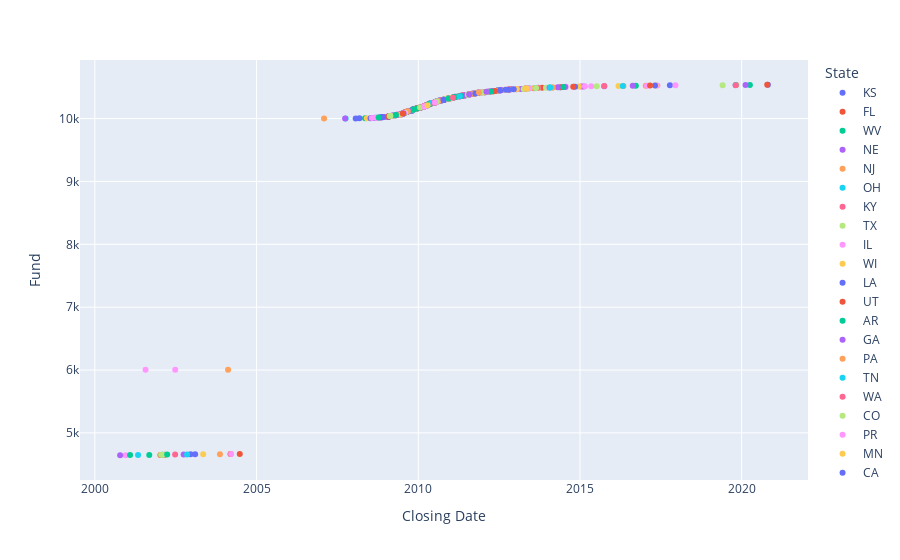

The notebook cell this image was saved under:
### Code cell
px.scatter(data_frame = df, x= 'Closing Date' , y='Fund', color='State')

### Figure 1 — Plotly figure (JSON) as saved in the notebook; plotly's stock layout.template omitted (floating-point values rounded to 4 significant figures)
{"data": [{"hovertemplate": "State=KS<br>Closing Date=%{x}<br>Fund=%{y}<extra></extra>", "legendgroup": "KS", "marker": {"color": "#636efa", "symbol": "circle"}, "mode": "markers", "name": "KS", "orientation": "v", "showlegend": true, "type": "scatter", "x": ["2020-10-23T00:00:00", "2017-10-13T00:00:00", "2012-07-20T00:00:00", "2011-08-12T00:00:00", "2010-10-22T00:00:00", "2010-10-15T00:00:00", "2010-07-23T00:00:00", "2009-12-11T00:00:00", "2009-06-19T00:00:00", "2009-03-20T00:00:00", "2008-08-22T00:00:00"], "xaxis": "x", "y": [10538, 10529, 10452, 10388, 10302, 10298, 10269, 10160, 10066, 10046, 10011], "yaxis": "y"}, {"hovertemplate": "State=FL<br>Closing Date=%{x}<br>Fund=%{y}<extra></extra>", "legendgroup": "FL", "marker": {"color": "#EF553B", "symbol": "circle"}, "mode": "markers", "name": "FL", "orientation": "v", "showlegend": true, "type": "scatter", "x": ["2020-10-16T00:00:00", "2015-01-16T00:00:00", "2014-06-20T00:00:00", "2013-10-30T00:00:00", "2013-08-02T00:00:00", "2013-04-19T00:00:00", "2013-04-19T00:00:00", "2012-11-02T00:00:00", "2012-10-19T00:00:00", "2012-10-19T00:00:00", "2012-07-20T00:00:00", "2012-06-15T00:00:00", "2012-05-04T00:00:00", "2012-01-27T00:00:00", "2012-01-20T00:00:00", "2011-12-16T00:00:00", "2011-10-21T00:00:00", "2011-09-09T00:00:00", "2011-08-19T00:00:00", "2011-07-22T00:00:00", "2011-07-22T00:00:00", "2011-07-15T00:00:00", "2011-06-17T00:00:00", "2011-05-06T00:00:00", "2011-04-29T00:00:00", "2011-04-29T00:00:00", "2011-02-11T00:00:00", "2011-01-07T00:00:00", "2010-12-17T00:00:00", "2010-11-19T00:00:00", "2010-10-22T00:00:00", "2010-10-22T00:00:00", "2010-10-01T00:00:00", "2010-09-24T00:00:00", "2010-09-10T00:00:00", "2010-08-20T00:00:00", "2010-08-20T00:00:00", "2010-07-30T00:00:00", "2010-07-30T00:00:00", "2010-07-23T00:00:00", "2010-07-16T00:00:00", "2010-07-16T00:00:00", "2010-07-16T00:00:00", "2010-06-25T00:00:00", "2010-05-28T00:00:00", "2010-05-28T00:00:00", "2010-05-28T00:00:00", "2010-05-07T00:00:00", "2010-04-16T00:00:00", "2010-04-16T00:00:00", "2010-04-16T00:00:00", "2010-03-26T00:00:00", "2010-03-12T00:00:00", "2010-03-05T00:00:00", "2010-02-19T00:00:00", "2010-01-29T00:00:00", "2010-01-22T00:00:00", "2009-12-18T00:00:00", "2009-12-11T00:00:00", "2009-11-20T00:00:00", "2009-11-13T00:00:00", "2009-11-13T00:00:00", "2009-10-23T00:00:00", "2009-10-23T00:00:00", "2009-10-23T00:00:00", "2009-08-07T00:00:00", "2009-08-07T00:00:00", "2009-07-31T00:00:00", "2009-05-21T00:00:00", "2009-02-13T00:00:00", "2009-01-30T00:00:00", "2008-10-31T00:00:00", "2008-08-01T00:00:00", "2004-03-12T00:00:00", "2002-03-01T00:00:00", "2002-01-11T00:00:00"], "xaxis": "x", "y": [10537, 10510, 10501, 10490, 10484, 10473, 10475, 10465, 10461, 10462, 10454, 10445, 10439, 10421, 10418, 10415, 10408, 10395, 10392, 10381, 10382, 10376, 10370, 10364, 10360, 10362, 10342, 10325, 10324, 10316, 10303, 10300, 10296, 10293, 10286, 10281, 10279, 10272, 10271, 10268, 10260, 10261, 10259, 10253, 10243, 10242, 10241, 10234, 10216, 10210, 10213, 10206, 10197, 10192, 10187, 10181, 10173, 10165, 10158, 10151, 10149, 10148, 10129, 10131, 10130, 10099, 10098, 10095, 10061, 10038, 10032, 10019, 10010, 4663, 4654, 4650], "yaxis": "y"}, {"hovertemplate": "State=WV<br>Closing Date=%{x}<br>Fund=%{y}<extra></extra>", "legendgroup": "WV", "marker": {"color": "#00cc96", "symbol": "circle"}, "mode": "markers", "name": "WV", "orientation": "v", "showlegend": true, "type": "scatter", "x": ["2020-04-03T00:00:00", "2008-09-19T00:00:00"], "xaxis": "x", "y": [10536, 10014], "yaxis": "y"}, {"hovertemplate": "State=NE<br>Closing Date=%{x}<br>Fund=%{y}<extra></extra>", "legendgroup": "NE", "marker": {"color": "#ab63fa", "symbol": "circle"}, "mode": "markers", "name": "NE", "orientation": "v", "showlegend": true, "type": "scatter", "x": ["2020-02-14T00:00:00", "2011-11-04T00:00:00", "2010-06-04T00:00:00", "2009-02-13T00:00:00"], "xaxis": "x", "y": [10535, 10410, 10248, 10039], "yaxis": "y"}, {"hovertemplate": "State=NJ<br>Closing Date=%{x}<br>Fund=%{y}<extra></extra>", "legendgroup": "NJ", "marker": {"color": "#FFA15A", "symbol": "circle"}, "mode": "markers", "name": "NJ", "orientation": "v", "showlegend": true, "type": "scatter", "x": ["2019-11-01T00:00:00", "2017-01-13T00:00:00", "2012-04-20T00:00:00", "2011-10-14T00:00:00", "2010-09-17T00:00:00", "2009-07-31T00:00:00", "2009-05-01T00:00:00", "2004-02-14T00:00:00"], "xaxis": "x", "y": [10534, 10523, 10433, 10403, 10290, 10097, 10058, 6006], "yaxis": "y"}, {"hovertemplate": "State=OH<br>Closing Date=%{x}<br>Fund=%{y}<extra></extra>", "legendgroup": "OH", "marker": {"color": "#19d3f3", "symbol": "circle"}, "mode": "markers", "name": "OH", "orientation": "v", "showlegend": true, "type": "scatter", "x": ["2019-10-25T00:00:00", "2014-05-23T00:00:00", "2010-09-17T00:00:00", "2010-03-19T00:00:00", "2009-12-04T00:00:00", "2009-07-31T00:00:00", "2007-10-04T00:00:00", "2002-02-01T00:00:00", "2001-05-03T00:00:00"], "xaxis": "x", "y": [10533, 10499, 10288, 10201, 10155, 10096, 10002, 4652, 4648], "yaxis": "y"}, {"hovertemplate": "State=KY<br>Closing Date=%{x}<br>Fund=%{y}<extra></extra>", "legendgroup": "KY", "marker": {"color": "#FF6692", "symbol": "circle"}, "mode": "markers", "name": "KY", "orientation": "v", "showlegend": true, "type": "scatter", "x": ["2019-10-25T00:00:00", "2013-04-19T00:00:00", "2009-09-18T00:00:00"], "xaxis": "x", "y": [10532, 10474, 10121], "yaxis": "y"}, {"hovertemplate": "State=TX<br>Closing Date=%{x}<br>Fund=%{y}<extra></extra>", "legendgroup": "TX", "marker": {"color": "#B6E880", "symbol": "circle"}, "mode": "markers", "name": "TX", "orientation": "v", "showlegend": true, "type": "scatter", "x": ["2019-05-31T00:00:00", "2013-12-13T00:00:00", "2013-09-13T00:00:00", "2011-09-30T00:00:00", "2010-02-19T00:00:00", "2009-10-30T00:00:00", "2009-10-30T00:00:00", "2009-10-30T00:00:00", "2009-08-21T00:00:00", "2009-07-02T00:00:00", "2008-12-12T00:00:00", "2008-11-07T00:00:00", "2002-01-18T00:00:00"], "xaxis": "x", "y": [10531, 10491, 10488, 10398, 10186, 10138, 10142, 10141, 10105, 10079, 10026, 10021, 4651], "yaxis": "y"}, {"hovertemplate": "State=IL<br>Closing Date=%{x}<br>Fund=%{y}<extra></extra>", "legendgroup": "IL", "marker": {"color": "#FF97FF", "symbol": "circle"}, "mode": "markers", "name": "IL", "orientation": "v", "showlegend": true, "type": "scatter", "x": ["2017-12-15T00:00:00", "2017-05-26T00:00:00", "2017-01-27T00:00:00", "2015-05-08T00:00:00", "2015-01-23T00:00:00", "2014-10-24T00:00:00", "2014-07-25T00:00:00", "2014-06-20T00:00:00", "2014-05-16T00:00:00", "2014-01-17T00:00:00", "2013-02-15T00:00:00", "2012-11-02T00:00:00", "2012-09-28T00:00:00", "2012-08-03T00:00:00", "2012-07-20T00:00:00", "2012-06-08T00:00:00", "2012-03-23T00:00:00", "2012-03-09T00:00:00", "2012-02-10T00:00:00", "2011-10-28T00:00:00", "2011-10-14T00:00:00", "2011-08-19T00:00:00", "2011-08-05T00:00:00", "2011-07-08T00:00:00", "2011-04-08T00:00:00", "2011-03-25T00:00:00", "2011-02-25T00:00:00", "2011-02-04T00:00:00", "2010-10-22T00:00:00", "2010-08-20T00:00:00", "2010-08-13T00:00:00", "2010-08-06T00:00:00", "2010-06-04T00:00:00", "2010-05-14T00:00:00", "2010-04-23T00:00:00", "2010-04-23T00:00:00", "2010-04-23T00:00:00", "2010-04-23T00:00:00", "2010-04-23T00:00:00", "2010-04-23T00:00:00", "2010-04-23T00:00:00", "2010-03-05T00:00:00", "2010-02-19T00:00:00", "2010-01-15T00:00:00", "2009-12-18T00:00:00", "2009-12-04T00:00:00", "2009-10-30T00:00:00", "2009-10-30T00:00:00", "2009-10-23T00:00:00", "2009-09-11T00:00:00", "2009-09-04T00:00:00", "2009-09-04T00:00:00", "2009-07-31T00:00:00", "2009-07-02T00:00:00", "2009-07-02T00:00:00", "2009-07-02T00:00:00", "2009-07-02T00:00:00", "2009-07-02T00:00:00", "2009-07-02T00:00:00", "2009-06-05T00:00:00", "2009-05-22T00:00:00", "2009-05-22T00:00:00", "2009-02-27T00:00:00", "2009-02-13T00:00:00", "2009-01-16T00:00:00", "2008-10-10T00:00:00", "2002-06-27T00:00:00", "2001-07-27T00:00:00", "2000-12-14T00:00:00"], "xaxis": "x", "y": [10530, 10528, 10524, 10514, 10511, 10507, 10505, 10502, 10498, 10492, 10470, 10464, 10459, 10456, 10453, 10442, 10431, 10429, 10424, 10409, 10402, 10390, 10386, 10374, 10352, 10350, 10347, 10337, 10301, 10284, 10277, 10276, 10246, 10236, 10224, 10223, 10221, 10222, 10220, 10219, 10218, 10191, 10184, 10170, 10166, 10154, 10140, 10137, 10128, 10117, 10115, 10113, 10094, 10074, 10078, 10073, 10075, 10077, 10076, 10064, 10063, 10062, 10042, 10037, 10028, 10017, 6005, 6004, 4646], "yaxis": "y"}, {"hovertemplate": "State=WI<br>Closing Date=%{x}<br>Fund=%{y}<extra></extra>", "legendgroup": "WI", "marker": {"color": "#FECB52", "symbol": "circle"}, "mode": "markers", "name": "WI", "orientation": "v", "showlegend": true, "type": "scatter", "x": ["2017-05-05T00:00:00", "2016-03-11T00:00:00", "2013-08-09T00:00:00", "2013-05-31T00:00:00", "2011-03-11T00:00:00", "2011-02-11T00:00:00", "2011-01-28T00:00:00", "2010-11-19T00:00:00", "2010-09-17T00:00:00", "2009-10-23T00:00:00", "2003-05-09T00:00:00"], "xaxis": "x", "y": [10527, 10518, 10485, 10478, 10348, 10339, 10332, 10315, 10291, 10132, 4661], "yaxis": "y"}, {"hovertemplate": "State=LA<br>Closing Date=%{x}<br>Fund=%{y}<extra></extra>", "legendgroup": "LA", "marker": {"color": "#636efa", "symbol": "circle"}, "mode": "markers", "name": "LA", "orientation": "v", "showlegend": true, "type": "scatter", "x": ["2017-04-28T00:00:00", "2011-11-18T00:00:00", "2010-03-12T00:00:00", "2002-12-17T00:00:00"], "xaxis": "x", "y": [10526, 10413, 10196, 4659], "yaxis": "y"}, {"hovertemplate": "State=UT<br>Closing Date=%{x}<br>Fund=%{y}<extra></extra>", "legendgroup": "UT", "marker": {"color": "#EF553B", "symbol": "circle"}, "mode": "markers", "name": "UT", "orientation": "v", "showlegend": true, "type": "scatter", "x": ["2017-03-03T00:00:00", "2011-11-04T00:00:00", "2010-03-19T00:00:00", "2010-03-05T00:00:00", "2010-01-15T00:00:00", "2009-05-01T00:00:00", "2009-01-30T00:00:00", "2004-06-25T00:00:00"], "xaxis": "x", "y": [10525, 10411, 10200, 10193, 10171, 10057, 10031, 4665], "yaxis": "y"}, {"hovertemplate": "State=AR<br>Closing Date=%{x}<br>Fund=%{y}<extra></extra>", "legendgroup": "AR", "marker": {"color": "#00cc96", "symbol": "circle"}, "mode": "markers", "name": "AR", "orientation": "v", "showlegend": true, "type": "scatter", "x": ["2016-09-23T00:00:00", "2010-12-17T00:00:00", "2008-05-09T00:00:00", "2001-09-07T00:00:00"], "xaxis": "x", "y": [10522, 10322, 10005, 4649], "yaxis": "y"}, {"hovertemplate": "State=GA<br>Closing Date=%{x}<br>Fund=%{y}<extra></extra>", "legendgroup": "GA", "marker": {"color": "#ab63fa", "symbol": "circle"}, "mode": "markers", "name": "GA", "orientation": "v", "showlegend": true, "type": "scatter", "x": ["2016-08-19T00:00:00", "2015-10-02T00:00:00", "2015-02-13T00:00:00", "2014-07-18T00:00:00", "2013-05-10T00:00:00", "2013-04-26T00:00:00", "2013-03-08T00:00:00", "2012-11-16T00:00:00", "2012-07-27T00:00:00", "2012-07-20T00:00:00", "2012-07-20T00:00:00", "2012-07-06T00:00:00", "2012-06-15T00:00:00", "2012-03-23T00:00:00", "2012-03-02T00:00:00", "2012-02-24T00:00:00", "2012-01-20T00:00:00", "2011-11-10T00:00:00", "2011-10-21T00:00:00", "2011-10-21T00:00:00", "2011-10-14T00:00:00", "2011-09-02T00:00:00", "2011-09-02T00:00:00", "2011-08-19T00:00:00", "2011-07-15T00:00:00", "2011-07-15T00:00:00", "2011-06-24T00:00:00", "2011-06-17T00:00:00", "2011-05-20T00:00:00", "2011-05-20T00:00:00", "2011-04-29T00:00:00", "2011-04-29T00:00:00", "2011-04-15T00:00:00", "2011-04-15T00:00:00", "2011-02-18T00:00:00", "2011-02-18T00:00:00", "2011-02-04T00:00:00", "2011-02-04T00:00:00", "2011-01-21T00:00:00", "2011-01-14T00:00:00", "2010-12-17T00:00:00", "2010-12-17T00:00:00", "2010-12-17T00:00:00", "2010-11-12T00:00:00", "2010-11-12T00:00:00", "2010-10-22T00:00:00", "2010-10-22T00:00:00", "2010-09-17T00:00:00", "2010-09-17T00:00:00", "2010-09-17T00:00:00", "2010-07-30T00:00:00", "2010-07-23T00:00:00", "2010-06-25T00:00:00", "2010-05-14T00:00:00", "2010-03-26T00:00:00", "2010-03-26T00:00:00", "2010-03-19T00:00:00", "2010-03-19T00:00:00", "2010-03-19T00:00:00", "2010-01-29T00:00:00", "2010-01-29T00:00:00", "2009-12-18T00:00:00", "2009-12-04T00:00:00", "2009-12-04T00:00:00", "2009-12-04T00:00:00", "2009-11-06T00:00:00", "2009-10-23T00:00:00", "2009-09-25T00:00:00", "2009-08-21T00:00:00", "2009-08-21T00:00:00", "2009-07-24T00:00:00", "2009-07-24T00:00:00", "2009-07-24T00:00:00", "2009-07-24T00:00:00", "2009-07-24T00:00:00", "2009-07-24T00:00:00", "2009-07-17T00:00:00", "2009-06-26T00:00:00", "2009-06-26T00:00:00", "2009-06-19T00:00:00", "2009-05-01T00:00:00", "2009-04-24T00:00:00", "2009-03-27T00:00:00", "2009-03-20T00:00:00", "2009-03-06T00:00:00", "2009-02-06T00:00:00", "2008-12-12T00:00:00", "2008-12-05T00:00:00", "2008-11-21T00:00:00", "2008-10-24T00:00:00", "2008-08-29T00:00:00", "2007-09-28T00:00:00", "2002-09-30T00:00:00"], "xaxis": "x", "y": [10521, 10516, 10512, 10504, 10481, 10476, 10471, 10466, 10455, 10450, 10451, 10448, 10446, 10430, 10428, 10426, 10419, 10412, 10406, 10407, 10404, 10393, 10394, 10391, 10377, 10378, 10372, 10371, 10366, 10365, 10363, 10361, 10355, 10353, 10344, 10345, 10338, 10336, 10329, 10327, 10323, 10319, 10320, 10312, 10313, 10304, 10305, 10292, 10289, 10287, 10274, 10265, 10251, 10238, 10208, 10207, 10202, 10199, 10198, 10180, 10179, 10164, 10153, 10157, 10152, 10145, 10127, 10122, 10108, 10107, 10088, 10087, 10085, 10090, 10089, 10086, 10084, 10069, 10068, 10067, 10059, 10053, 10048, 10047, 10044, 10036, 10027, 10025, 10022, 10018, 10012, 10001, 4657], "yaxis": "y"}, {"hovertemplate": "State=PA<br>Closing Date=%{x}<br>Fund=%{y}<extra></extra>", "legendgroup": "PA", "marker": {"color": "#FFA15A", "symbol": "circle"}, "mode": "markers", "name": "PA", "orientation": "v", "showlegend": true, "type": "scatter", "x": ["2016-05-06T00:00:00", "2014-02-28T00:00:00", "2012-10-26T00:00:00", "2012-01-20T00:00:00", "2011-08-18T00:00:00", "2010-12-10T00:00:00", "2010-11-19T00:00:00", "2009-08-14T00:00:00", "2007-02-02T00:00:00", "2003-11-14T00:00:00"], "xaxis": "x", "y": [10520, 10496, 10463, 10417, 10389, 10317, 10314, 10104, 10000, 4662], "yaxis": "y"}, {"hovertemplate": "State=TN<br>Closing Date=%{x}<br>Fund=%{y}<extra></extra>", "legendgroup": "TN", "marker": {"color": "#19d3f3", "symbol": "circle"}, "mode": "markers", "name": "TN", "orientation": "v", "showlegend": true, "type": "scatter", "x": ["2016-04-29T00:00:00", "2013-08-23T00:00:00", "2013-06-07T00:00:00", "2012-06-15T00:00:00", "2012-01-27T00:00:00", "2012-01-27T00:00:00", "2002-11-08T00:00:00"], "xaxis": "x", "y": [10519, 10486, 10483, 10447, 10420, 10423, 4658], "yaxis": "y"}, {"hovertemplate": "State=WA<br>Closing Date=%{x}<br>Fund=%{y}<extra></extra>", "legendgroup": "WA", "marker": {"color": "#FF6692", "symbol": "circle"}, "mode": "markers", "name": "WA", "orientation": "v", "showlegend": true, "type": "scatter", "x": ["2015-10-02T00:00:00", "2013-01-11T00:00:00", "2011-08-05T00:00:00", "2011-05-27T00:00:00", "2011-05-20T00:00:00", "2010-11-05T00:00:00", "2010-10-01T00:00:00", "2010-09-24T00:00:00", "2010-07-30T00:00:00", "2010-06-11T00:00:00", "2010-04-30T00:00:00", "2010-04-16T00:00:00", "2010-02-26T00:00:00", "2010-01-29T00:00:00", "2010-01-22T00:00:00", "2010-01-08T00:00:00", "2009-09-11T00:00:00", "2009-05-08T00:00:00", "2009-01-16T00:00:00"], "xaxis": "x", "y": [10517, 10468, 10387, 10368, 10367, 10309, 10295, 10294, 10275, 10249, 10228, 10212, 10189, 10178, 10172, 10168, 10119, 10060, 10029], "yaxis": "y"}, {"hovertemplate": "State=CO<br>Closing Date=%{x}<br>Fund=%{y}<extra></extra>", "legendgroup": "CO", "marker": {"color": "#B6E880", "symbol": "circle"}, "mode": "markers", "name": "CO", "orientation": "v", "showlegend": true, "type": "scatter", "x": ["2015-07-10T00:00:00", "2011-10-21T00:00:00", "2011-07-22T00:00:00", "2011-07-08T00:00:00", "2011-07-08T00:00:00", "2011-01-28T00:00:00", "2011-01-21T00:00:00", "2009-10-02T00:00:00", "2009-04-10T00:00:00", "2009-03-20T00:00:00"], "xaxis": "x", "y": [10515, 10405, 10380, 10375, 10373, 10334, 10331, 10123, 10050, 10045], "yaxis": "y"}, {"hovertemplate": "State=PR<br>Closing Date=%{x}<br>Fund=%{y}<extra></extra>", "legendgroup": "PR", "marker": {"color": "#FF97FF", "symbol": "circle"}, "mode": "markers", "name": "PR", "orientation": "v", "showlegend": true, "type": "scatter", "x": ["2015-02-27T00:00:00", "2010-04-30T00:00:00", "2010-04-30T00:00:00", "2010-04-30T00:00:00"], "xaxis": "x", "y": [10513, 10231, 10230, 10229], "yaxis": "y"}, {"hovertemplate": "State=MN<br>Closing Date=%{x}<br>Fund=%{y}<extra></extra>", "legendgroup": "MN", "marker": {"color": "#FECB52", "symbol": "circle"}, "mode": "markers", "name": "MN", "orientation": "v", "showlegend": true, "type": "scatter", "x": ["2014-12-19T00:00:00", "2013-01-18T00:00:00", "2012-09-07T00:00:00", "2012-04-27T00:00:00", "2012-02-24T00:00:00", "2012-01-27T00:00:00", "2011-10-07T00:00:00", "2011-04-15T00:00:00", "2010-12-17T00:00:00", "2010-07-23T00:00:00", "2010-05-21T00:00:00", "2010-05-07T00:00:00", "2010-03-19T00:00:00", "2010-02-05T00:00:00", "2010-01-29T00:00:00", "2010-01-15T00:00:00", "2009-11-06T00:00:00", "2009-10-23T00:00:00", "2009-10-02T00:00:00", "2009-09-11T00:00:00", "2009-08-28T00:00:00", "2009-06-26T00:00:00", "2008-05-30T00:00:00"], "xaxis": "x", "y": [10509, 10469, 10457, 10436, 10427, 10422, 10399, 10357, 10321, 10264, 10240, 10233, 10203, 10183, 10182, 10169, 10143, 10133, 10124, 10118, 10111, 10070, 10006], "yaxis": "y"}, {"hovertemplate": "State=CA<br>Closing Date=%{x}<br>Fund=%{y}<extra></extra>", "legendgroup": "CA", "marker": {"color": "#636efa", "symbol": "circle"}, "mode": "markers", "name": "CA", "orientation": "v", "showlegend": true, "type": "scatter", "x": ["2014-11-07T00:00:00", "2012-04-27T00:00:00", "2011-09-23T00:00:00", "2011-02-18T00:00:00", "2011-02-18T00:00:00", "2011-02-11T00:00:00", "2010-11-05T00:00:00", "2010-11-05T00:00:00", "2010-08-20T00:00:00", "2010-08-20T00:00:00", "2010-08-20T00:00:00", "2010-08-20T00:00:00", "2010-05-28T00:00:00", "2010-05-07T00:00:00", "2010-04-16T00:00:00", "2010-04-16T00:00:00", "2010-02-19T00:00:00", "2010-01-29T00:00:00", "2009-12-18T00:00:00", "2009-12-18T00:00:00", "2009-11-13T00:00:00", "2009-11-06T00:00:00", "2009-10-30T00:00:00", "2009-10-30T00:00:00", "2009-10-30T00:00:00", "2009-10-16T00:00:00", "2009-08-28T00:00:00", "2009-07-17T00:00:00", "2009-07-17T00:00:00", "2009-06-26T00:00:00", "2009-06-26T00:00:00", "2009-04-24T00:00:00", "2009-02-06T00:00:00", "2009-02-06T00:00:00", "2009-01-23T00:00:00", "2008-11-21T00:00:00", "2008-11-21T00:00:00", "2008-11-07T00:00:00", "2008-07-25T00:00:00", "2008-07-11T00:00:00", "2003-02-07T00:00:00"], "xaxis": "x", "y": [10508, 10437, 10397, 10346, 10343, 10340, 10307, 10310, 10285, 10282, 10278, 10283, 10244, 10232, 10217, 10214, 10185, 10177, 10167, 10161, 10150, 10147, 10139, 10134, 10135, 10126, 10110, 10082, 10083, 10072, 10071, 10054, 10034, 10035, 10030, 10024, 10023, 10020, 10009, 10007, 4660], "yaxis": "y"}, {"hovertemplate": "State=MD<br>Closing Date=%{x}<br>Fund=%{y}<extra></extra>", "legendgroup": "MD", "marker": {"color": "#EF553B", "symbol": "circle"}, "mode": "markers", "name": "MD", "orientation": "v", "showlegend": true, "type": "scatter", "x": ["2014-10-17T00:00:00", "2014-05-30T00:00:00", "2012-04-27T00:00:00", "2012-04-27T00:00:00", "2010-11-05T00:00:00", "2010-07-09T00:00:00", "2010-07-09T00:00:00", "2010-03-05T00:00:00", "2009-08-28T00:00:00", "2009-01-30T00:00:00"], "xaxis": "x", "y": [10506, 10500, 10435, 10434, 10308, 10257, 10255, 10190, 10109, 10033], "yaxis": "y"}, {"hovertemplate": "State=OK<br>Closing Date=%{x}<br>Fund=%{y}<extra></extra>", "legendgroup": "OK", "marker": {"color": "#00cc96", "symbol": "circle"}, "mode": "markers", "name": "OK", "orientation": "v", "showlegend": true, "type": "scatter", "x": ["2014-06-27T00:00:00", "2014-01-24T00:00:00", "2012-06-08T00:00:00", "2011-03-11T00:00:00", "2011-01-28T00:00:00", "2010-07-09T00:00:00", "2009-07-31T00:00:00"], "xaxis": "x", "y": [10503, 10493, 10443, 10349, 10335, 10256, 10093], "yaxis": "y"}, {"hovertemplate": "State=SC<br>Closing Date=%{x}<br>Fund=%{y}<extra></extra>", "legendgroup": "SC", "marker": {"color": "#ab63fa", "symbol": "circle"}, "mode": "markers", "name": "SC", "orientation": "v", "showlegend": true, "type": "scatter", "x": ["2014-04-25T00:00:00", "2012-06-08T00:00:00", "2012-04-27T00:00:00", "2011-07-29T00:00:00", "2011-06-03T00:00:00", "2011-01-21T00:00:00", "2010-07-23T00:00:00", "2010-07-16T00:00:00", "2010-07-16T00:00:00", "2010-04-09T00:00:00"], "xaxis": "x", "y": [10497, 10441, 10438, 10383, 10369, 10328, 10270, 10263, 10262, 10209], "yaxis": "y"}, {"hovertemplate": "State=VA<br>Closing Date=%{x}<br>Fund=%{y}<extra></extra>", "legendgroup": "VA", "marker": {"color": "#FFA15A", "symbol": "circle"}, "mode": "markers", "name": "VA", "orientation": "v", "showlegend": true, "type": "scatter", "x": ["2014-02-28T00:00:00", "2011-09-23T00:00:00", "2011-07-29T00:00:00", "2010-08-20T00:00:00", "2009-12-04T00:00:00"], "xaxis": "x", "y": [10495, 10396, 10385, 10280, 10156], "yaxis": "y"}, {"hovertemplate": "State=ID<br>Closing Date=%{x}<br>Fund=%{y}<extra></extra>", "legendgroup": "ID", "marker": {"color": "#19d3f3", "symbol": "circle"}, "mode": "markers", "name": "ID", "orientation": "v", "showlegend": true, "type": "scatter", "x": ["2014-01-31T00:00:00", "2009-04-24T00:00:00"], "xaxis": "x", "y": [10494, 10055], "yaxis": "y"}, {"hovertemplate": "State=CT<br>Closing Date=%{x}<br>Fund=%{y}<extra></extra>", "legendgroup": "CT", "marker": {"color": "#FF6692", "symbol": "circle"}, "mode": "markers", "name": "CT", "orientation": "v", "showlegend": true, "type": "scatter", "x": ["2013-09-13T00:00:00", "2002-06-26T00:00:00"], "xaxis": "x", "y": [10489, 4656], "yaxis": "y"}, {"hovertemplate": "State=AZ<br>Closing Date=%{x}<br>Fund=%{y}<extra></extra>", "legendgroup": "AZ", "marker": {"color": "#B6E880", "symbol": "circle"}, "mode": "markers", "name": "AZ", "orientation": "v", "showlegend": true, "type": "scatter", "x": ["2013-08-23T00:00:00", "2013-05-14T00:00:00", "2013-04-05T00:00:00", "2011-12-16T00:00:00", "2011-07-15T00:00:00", "2011-01-07T00:00:00", "2010-11-12T00:00:00", "2010-10-22T00:00:00", "2010-05-07T00:00:00", "2010-03-26T00:00:00", "2009-12-11T00:00:00", "2009-10-30T00:00:00", "2009-09-04T00:00:00", "2009-08-14T00:00:00", "2009-08-14T00:00:00", "2002-02-07T00:00:00"], "xaxis": "x", "y": [10487, 10479, 10472, 10416, 10379, 10326, 10311, 10306, 10235, 10205, 10159, 10136, 10114, 10101, 10102, 4653], "yaxis": "y"}, {"hovertemplate": "State=NV<br>Closing Date=%{x}<br>Fund=%{y}<extra></extra>", "legendgroup": "NV", "marker": {"color": "#FF97FF", "symbol": "circle"}, "mode": "markers", "name": "NV", "orientation": "v", "showlegend": true, "type": "scatter", "x": ["2013-06-06T00:00:00", "2011-04-08T00:00:00", "2010-07-23T00:00:00", "2010-06-18T00:00:00", "2010-05-28T00:00:00", "2010-02-26T00:00:00", "2009-08-14T00:00:00", "2009-04-17T00:00:00", "2009-02-27T00:00:00", "2008-09-25T00:00:00", "2008-09-05T00:00:00", "2008-07-25T00:00:00"], "xaxis": "x", "y": [10482, 10351, 10267, 10250, 10245, 10188, 10100, 10051, 10043, 10015, 10013, 10008], "yaxis": "y"}, {"hovertemplate": "State=NC<br>Closing Date=%{x}<br>Fund=%{y}<extra></extra>", "legendgroup": "NC", "marker": {"color": "#FECB52", "symbol": "circle"}, "mode": "markers", "name": "NC", "orientation": "v", "showlegend": true, "type": "scatter", "x": ["2013-05-10T00:00:00", "2013-04-26T00:00:00", "2012-06-08T00:00:00", "2011-10-14T00:00:00", "2011-01-21T00:00:00", "2009-06-19T00:00:00", "2009-04-10T00:00:00"], "xaxis": "x", "y": [10480, 10477, 10444, 10401, 10330, 10065, 10049], "yaxis": "y"}, {"hovertemplate": "State=MO<br>Closing Date=%{x}<br>Fund=%{y}<extra></extra>", "legendgroup": "MO", "marker": {"color": "#636efa", "symbol": "circle"}, "mode": "markers", "name": "MO", "orientation": "v", "showlegend": true, "type": "scatter", "x": ["2012-12-14T00:00:00", "2012-10-19T00:00:00", "2012-09-14T00:00:00", "2012-07-13T00:00:00", "2011-10-07T00:00:00", "2010-10-15T00:00:00", "2010-10-15T00:00:00", "2010-05-14T00:00:00", "2010-04-30T00:00:00", "2010-04-30T00:00:00", "2010-01-22T00:00:00", "2009-11-06T00:00:00", "2009-09-04T00:00:00", "2009-04-17T00:00:00", "2008-03-07T00:00:00", "2008-01-25T00:00:00"], "xaxis": "x", "y": [10467, 10460, 10458, 10449, 10400, 10297, 10299, 10239, 10225, 10227, 10174, 10146, 10112, 10052, 10004, 10003], "yaxis": "y"}, {"hovertemplate": "State=AL<br>Closing Date=%{x}<br>Fund=%{y}<extra></extra>", "legendgroup": "AL", "marker": {"color": "#EF553B", "symbol": "circle"}, "mode": "markers", "name": "AL", "orientation": "v", "showlegend": true, "type": "scatter", "x": ["2012-05-18T00:00:00", "2011-04-15T00:00:00", "2011-04-15T00:00:00", "2010-03-19T00:00:00", "2009-12-18T00:00:00", "2009-08-21T00:00:00", "2009-08-14T00:00:00"], "xaxis": "x", "y": [10440, 10358, 10356, 10204, 10163, 10106, 10103], "yaxis": "y"}, {"hovertemplate": "State=MI<br>Closing Date=%{x}<br>Fund=%{y}<extra></extra>", "legendgroup": "MI", "marker": {"color": "#00cc96", "symbol": "circle"}, "mode": "markers", "name": "MI", "orientation": "v", "showlegend": true, "type": "scatter", "x": ["2012-03-30T00:00:00", "2011-04-29T00:00:00", "2011-02-11T00:00:00", "2010-12-10T00:00:00", "2010-07-16T00:00:00", "2010-05-14T00:00:00", "2010-04-30T00:00:00", "2010-04-16T00:00:00", "2009-12-18T00:00:00", "2009-11-06T00:00:00", "2009-10-02T00:00:00", "2009-04-24T00:00:00", "2008-10-10T00:00:00", "2002-03-28T00:00:00"], "xaxis": "x", "y": [10432, 10359, 10341, 10318, 10258, 10237, 10226, 10215, 10162, 10144, 10125, 10056, 10016, 4655], "yaxis": "y"}, {"hovertemplate": "State=IN<br>Closing Date=%{x}<br>Fund=%{y}<extra></extra>", "legendgroup": "IN", "marker": {"color": "#ab63fa", "symbol": "circle"}, "mode": "markers", "name": "IN", "orientation": "v", "showlegend": true, "type": "scatter", "x": ["2012-02-10T00:00:00", "2011-07-29T00:00:00", "2009-09-18T00:00:00"], "xaxis": "x", "y": [10425, 10384, 10120], "yaxis": "y"}, {"hovertemplate": "State=IA<br>Closing Date=%{x}<br>Fund=%{y}<extra></extra>", "legendgroup": "IA", "marker": {"color": "#FFA15A", "symbol": "circle"}, "mode": "markers", "name": "IA", "orientation": "v", "showlegend": true, "type": "scatter", "x": ["2011-11-18T00:00:00", "2009-09-04T00:00:00"], "xaxis": "x", "y": [10414, 10116], "yaxis": "y"}, {"hovertemplate": "State=MS<br>Closing Date=%{x}<br>Fund=%{y}<extra></extra>", "legendgroup": "MS", "marker": {"color": "#19d3f3", "symbol": "circle"}, "mode": "markers", "name": "MS", "orientation": "v", "showlegend": true, "type": "scatter", "x": ["2011-04-15T00:00:00", "2010-06-04T00:00:00"], "xaxis": "x", "y": [10354, 10247], "yaxis": "y"}, {"hovertemplate": "State=NM<br>Closing Date=%{x}<br>Fund=%{y}<extra></extra>", "legendgroup": "NM", "marker": {"color": "#FF6692", "symbol": "circle"}, "mode": "markers", "name": "NM", "orientation": "v", "showlegend": true, "type": "scatter", "x": ["2011-01-28T00:00:00", "2010-06-25T00:00:00", "2010-01-22T00:00:00"], "xaxis": "x", "y": [10333, 10252, 10175], "yaxis": "y"}, {"hovertemplate": "State=OR<br>Closing Date=%{x}<br>Fund=%{y}<extra></extra>", "legendgroup": "OR", "marker": {"color": "#B6E880", "symbol": "circle"}, "mode": "markers", "name": "OR", "orientation": "v", "showlegend": true, "type": "scatter", "x": ["2010-07-30T00:00:00", "2010-07-23T00:00:00", "2010-01-22T00:00:00", "2009-08-07T00:00:00", "2009-02-20T00:00:00", "2009-02-13T00:00:00"], "xaxis": "x", "y": [10273, 10266, 10176, 10092, 10041, 10040], "yaxis": "y"}, {"hovertemplate": "State=NY<br>Closing Date=%{x}<br>Fund=%{y}<extra></extra>", "legendgroup": "NY", "marker": {"color": "#FF97FF", "symbol": "circle"}, "mode": "markers", "name": "NY", "orientation": "v", "showlegend": true, "type": "scatter", "x": ["2010-07-09T00:00:00", "2010-03-12T00:00:00", "2010-03-11T00:00:00", "2009-07-24T00:00:00", "2004-03-19T00:00:00"], "xaxis": "x", "y": [10254, 10195, 10194, 10091, 4664], "yaxis": "y"}, {"hovertemplate": "State=MA<br>Closing Date=%{x}<br>Fund=%{y}<extra></extra>", "legendgroup": "MA", "marker": {"color": "#FECB52", "symbol": "circle"}, "mode": "markers", "name": "MA", "orientation": "v", "showlegend": true, "type": "scatter", "x": ["2010-04-16T00:00:00"], "xaxis": "x", "y": [10211], "yaxis": "y"}, {"hovertemplate": "State=SD<br>Closing Date=%{x}<br>Fund=%{y}<extra></extra>", "legendgroup": "SD", "marker": {"color": "#636efa", "symbol": "circle"}, "mode": "markers", "name": "SD", "orientation": "v", "showlegend": true, "type": "scatter", "x": ["2009-07-17T00:00:00"], "xaxis": "x", "y": [10081], "yaxis": "y"}, {"hovertemplate": "State=WY<br>Closing Date=%{x}<br>Fund=%{y}<extra></extra>", "legendgroup": "WY", "marker": {"color": "#EF553B", "symbol": "circle"}, "mode": "markers", "name": "WY", "orientation": "v", "showlegend": true, "type": "scatter", "x": ["2009-07-10T00:00:00"], "xaxis": "x", "y": [10080], "yaxis": "y"}, {"hovertemplate": "State=NH<br>Closing Date=%{x}<br>Fund=%{y}<extra></extra>", "legendgroup": "NH", "marker": {"color": "#00cc96", "symbol": "circle"}, "mode": "markers", "name": "NH", "orientation": "v", "showlegend": true, "type": "scatter", "x": ["2001-02-02T00:00:00"], "xaxis": "x", "y": [4647], "yaxis": "y"}, {"hovertemplate": "State=HI<br>Closing Date=%{x}<br>Fund=%{y}<extra></extra>", "legendgroup": "HI", "marker": {"color": "#ab63fa", "symbol": "circle"}, "mode": "markers", "name": "HI", "orientation": "v", "showlegend": true, "type": "scatter", "x": ["2000-10-13T00:00:00"], "xaxis": "x", "y": [4645], "yaxis": "y"}], "layout": {"autosize": true, "legend": {"title": {"text": "State"}, "tracegroupgap": 0}, "margin": {"t": 60}, "xaxis": {"anchor": "y", "autorange": true, "domain": [0, 1], "range": ["1999-06-23 20:39:46.6295", "2022-02-12 03:20:13.3705"], "title": {"text": "Closing Date"}, "type": "date"}, "yaxis": {"anchor": "x", "autorange": true, "domain": [0, 1], "range": [4189.0, 10990.0], "title": {"text": "Fund"}, "type": "linear"}}}
